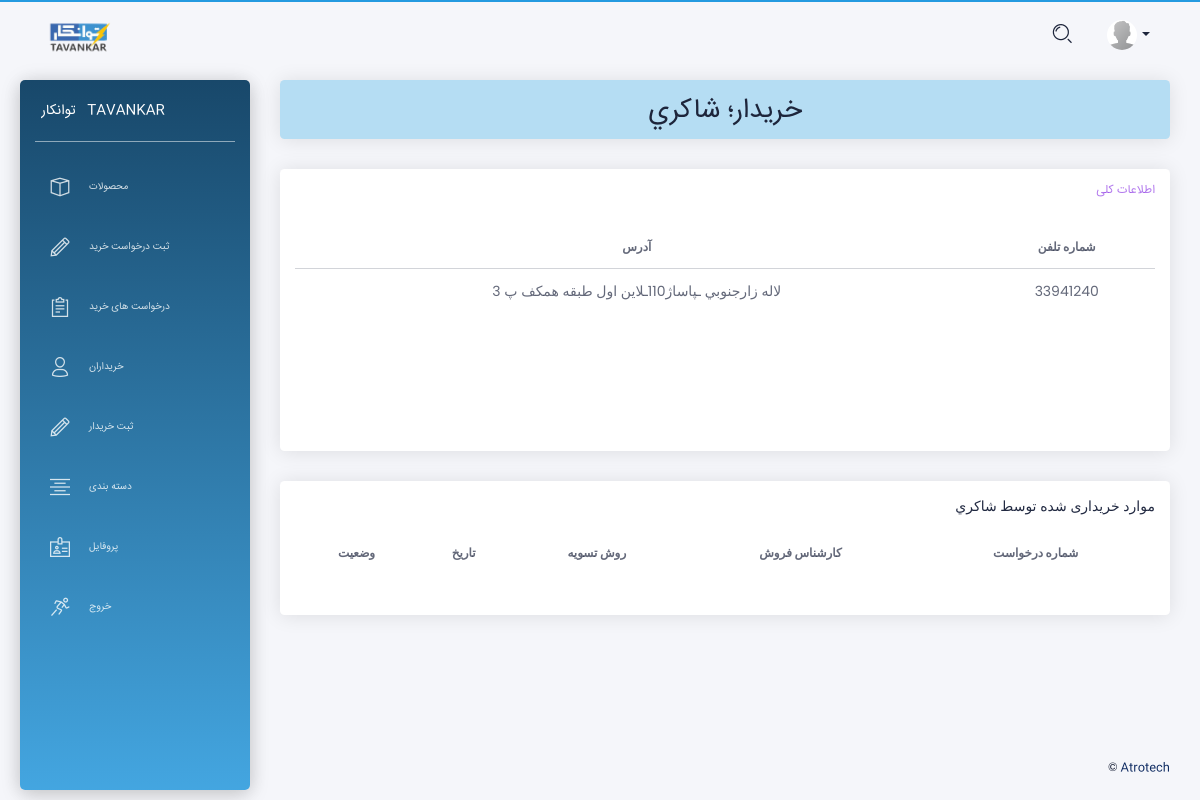
Before: /buyer_detail/4/ (signed in) with the older database file.
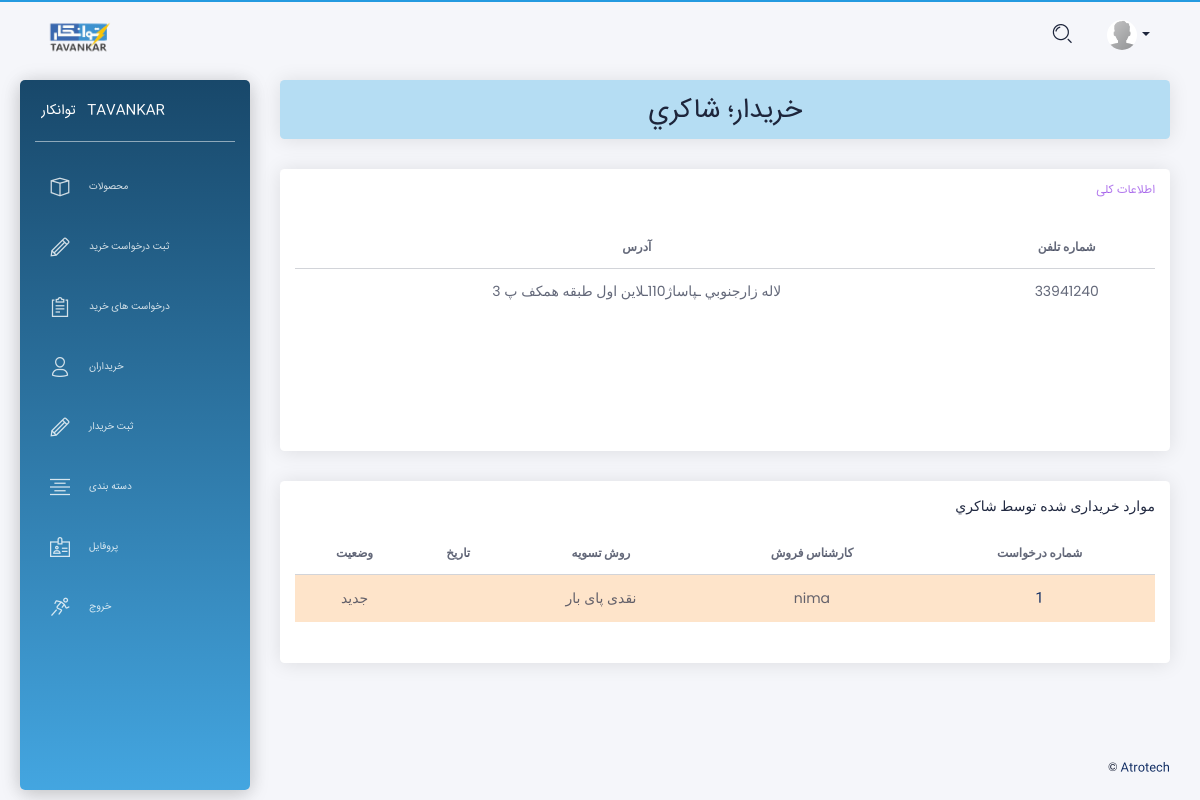
After: the same page with the newer database file.
### app/models.py (models this page shows, shortened)
class Purchase_request(models.Model):
    user = models.ForeignKey(User, on_delete=models.CASCADE,verbose_name = "کارشناس فروش")
    buyer = models.ForeignKey(Buyers ,on_delete=models.CASCADE, verbose_name = "خریدار")
    description=models.TextField(max_length=1000, null=True, blank=True, verbose_name = "توضیحات")
    CHOICES1 = ( ('نقدی پای بار','نقدی پای بار'), ('چک یک ماهه','چک یک ماهه'), ('چک دو ماهه','چک دو ماهه'), ('چک سه ماهه','چک سه ماهه') )
    method = models.CharField(max_length=30,choices=CHOICES1, verbose_name = "روش تسویه")
    discount = models.IntegerField(default='0', verbose_name = "درصد تخفیف" )
    date = jmodels.jDateField(auto_now_add=True, verbose_name = "تاریخ")
    CHOICES2 = ( ('جدید','جدید'), ('برسی شده','برسی شده') )
    status= models.CharField(max_length=20,choices=CHOICES2, default='جدید', verbose_name = "وضعیت")
    def get_absolute_url(self):
        return reverse('app:purchase_request_detail',args=[self.id])
    class Meta:
        verbose_name = "درخواست خرید"
        verbose_name_plural = "درخواست های خرید"

### app/views.py (the view)
# urls.py: path('buyer_detail/<int:id>/',views.buyer_detail,name='buyer_detail'),
@login_required()
def buyer_detail(request, id):
    buyer = get_object_or_404(models.Buyers, id=id)
    buyer_requests = models.Purchase_request.objects.filter(buyer=buyer)
    context = {'buyer':buyer, 'buyer_requests':buyer_requests}
    return render(request, 'buyer_detail.html', context)

### templates/buyer_detail.html (shortened to what this page needs)
{% extends "layouts/base.html" %}
{% block content %}
<div class="row">
  <div class="col-md-12">
    <div class="card card-lavender">
      <div class="card-header">
        <h2 class="card-title" dir="rtl" align="center"> خریدار؛  {{ buyer.name }} </h2>
      </div>
    </div>
  </div>
</div>
<div class="row">
  <div class="col-md-12" dir="rtl" align="right">
    <div class="card card-user">
      <div class="card-header">
        <h6 class="card-title" style="color:#8d39e4ad;"> اطلاعات کلی </h6>
      </div>
      <div class="card-body">
        <table class="table tablesorter text-center" id="">
          <thead class=" text-primary">
            <tr class="bold">
              <th> شماره تلفن </th>
              <th> آدرس </th>
            </tr>
          </thead>
          <tbody>
            <tr>
              <td> {{ buyer.phone_number }} </td>
              <td> {{ buyer.address }} </td>
            </tr>
          </tbody>
        </table>
      </div>
    </div>
  </div>
  <div class="col-md-12">
    <div class="card" align="right" dir="rtl">
      <div class="card-header"> موارد خریداری شده توسط {{ buyer.name }} </div>
      <div class="card-body">
        <div class="table-responsive">
          <table class="table tablesorter text-center" id="">
            <thead class=" text-primary">
              <tr class="bold">
                <th> شماره درخواست </th>
                <th> کارشناس فروش </th>
                <th> روش تسویه </th>
                <th> تاریخ </th>
                <th> وضعیت </th>
              </tr>
            </thead>
            <tbody>
            {% for Purchase_request in buyer_requests %}
              {% if Purchase_request.status == 'جدید' %}
               <tr style="background-color:#f98f223d;">
              {% else %}
               <tr>
              {% endif %}
                <td><a href="{{ Purchase_request.get_absolute_url }}"> {{ Purchase_request.id }} </a></td>
                <td> {{ Purchase_request.user }} </td>
                <td> {{ Purchase_request.method }} </td>
                <td> {{ Purchase_request.date }} </td>
                <td> {{ Purchase_request.status }} </td>
              </tr>
            {% endfor %}
            </tbody>
          </table>
        </div>
      </div>
    </div>
  </div>
</div>
{% endblock content %}

Changed rows visible on the page:
added Purchase_request: id "1", user "nima", method "نقدی پای بار", status "جدید"
